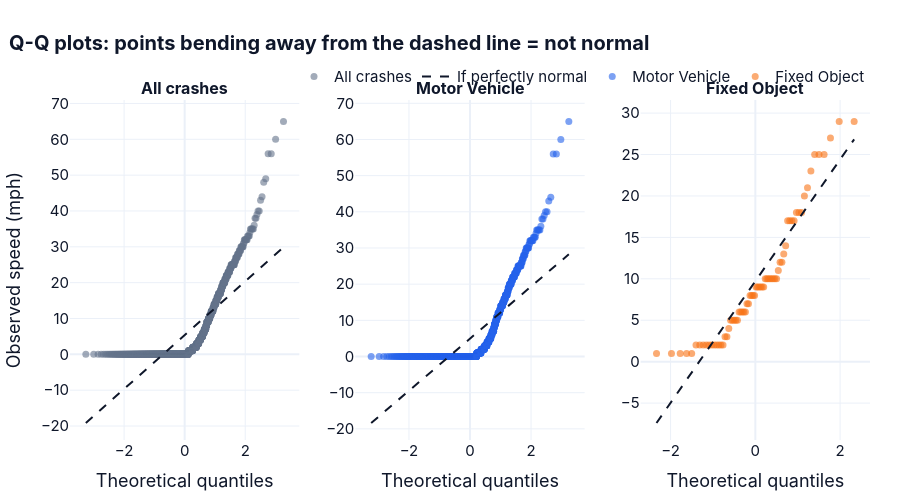

Write notebook code for a chart like this one.
### Markdown cell above
## ② 📈 Normality: Q-Q plot and Shapiro-Wilk test

### Code cell
analysis.normality_test()

### Figure 1 — Plotly figure (JSON) as saved in the notebook; plotly's stock layout.template omitted (floating-point values rounded to 4 significant figures; data arrays with more than 128 entries replaced by an {"elided": "..."} marker saying what was removed)
{"data": [{"marker": {"color": "#64748B", "opacity": 0.6, "size": 7}, "mode": "markers", "name": "All crashes", "type": "scatter", "x": {"elided": "1257 float values"}, "xaxis": "x", "y": {"elided": "1257 int values"}, "yaxis": "y"}, {"line": {"color": "#0F172A", "dash": "dash", "width": 2}, "mode": "lines", "name": "If perfectly normal", "showlegend": true, "type": "scatter", "x": [-3.263, 3.263], "xaxis": "x", "y": [-19.16, 29.87], "yaxis": "y"}, {"marker": {"color": "#2563EB", "opacity": 0.6, "size": 7}, "mode": "markers", "name": "Motor Vehicle", "type": "scatter", "x": {"elided": "1154 float values"}, "xaxis": "x2", "y": {"elided": "1154 int values"}, "yaxis": "y2"}, {"line": {"color": "#0F172A", "dash": "dash", "width": 2}, "mode": "lines", "name": "If perfectly normal", "showlegend": false, "type": "scatter", "x": [-3.239, 3.239], "xaxis": "x2", "y": [-18.38, 28.26], "yaxis": "y2"}, {"marker": {"color": "#F97316", "opacity": 0.6, "size": 7}, "mode": "markers", "name": "Fixed Object", "type": "scatter", "x": [-2.332, -1.979, -1.773, -1.623, -1.502, -1.4, -1.311, -1.231, -1.158, -1.091, -1.029, -0.97, -0.9145, -0.8616, -0.8111, -0.7625, -0.7157, -0.6704, -0.6265, -0.5837, -0.5419, -0.5011, -0.4611, -0.4219, -0.3832, -0.3452, -0.3076, -0.2704, -0.2337, -0.1972, -0.161, -0.125, -0.08918, -0.05346, -0.01781, 0.01781, 0.05346, 0.08918, 0.125, 0.161, 0.1972, 0.2337, 0.2704, 0.3076, 0.3452, 0.3832, 0.4219, 0.4611, 0.5011, 0.5419, 0.5837, 0.6265, 0.6704, 0.7157, 0.7625, 0.8111, 0.8616, 0.9145, 0.97, 1.029, 1.091, 1.158, 1.231, 1.311, 1.4, 1.502, 1.623, 1.773, 1.979, 2.332], "xaxis": "x3", "y": [1, 1, 1, 1, 1, 2, 2, 2, 2, 2, 2, 2, 2, 2, 2, 2, 3, 3, 4, 5, 5, 5, 5, 5, 6, 6, 6, 6, 6, 7, 7, 8, 8, 8, 8, 9, 9, 9, 9, 9, 9, 10, 10, 10, 10, 10, 10, 10, 10, 11, 12, 12, 13, 14, 17, 17, 17, 17, 18, 18, 18, 20, 21, 23, 25, 25, 25, 27, 29, 29], "yaxis": "y3"}, {"line": {"color": "#0F172A", "dash": "dash", "width": 2}, "mode": "lines", "name": "If perfectly normal", "showlegend": false, "type": "scatter", "x": [-2.332, 2.332], "xaxis": "x3", "y": [-7.401, 26.83], "yaxis": "y3"}], "layout": {"annotations": [{"font": {"size": 16}, "showarrow": false, "text": "<b>All crashes</b>", "x": 0.1433, "xanchor": "center", "xref": "paper", "y": 1, "yanchor": "bottom", "yref": "paper"}, {"font": {"size": 16}, "showarrow": false, "text": "<b>Motor Vehicle</b>", "x": 0.5, "xanchor": "center", "xref": "paper", "y": 1, "yanchor": "bottom", "yref": "paper"}, {"font": {"size": 16}, "showarrow": false, "text": "<b>Fixed Object</b>", "x": 0.8567, "xanchor": "center", "xref": "paper", "y": 1, "yanchor": "bottom", "yref": "paper"}], "font": {"color": "#0F172A", "family": "Inter, Segoe UI, Arial, sans-serif", "size": 15}, "height": 500, "legend": {"orientation": "h", "title": {}, "x": 1, "xanchor": "right", "y": 1.02, "yanchor": "bottom"}, "margin": {"b": 60, "l": 70, "r": 30, "t": 100}, "title": {"font": {"size": 20}, "text": "<b>Q-Q plots: points bending away from the dashed line = not normal</b>", "x": 0.01}, "xaxis": {"anchor": "y", "domain": [0, 0.2867], "title": {"text": "Theoretical quantiles"}}, "xaxis2": {"anchor": "y2", "domain": [0.3567, 0.6433], "title": {"text": "Theoretical quantiles"}}, "xaxis3": {"anchor": "y3", "domain": [0.7133, 1], "title": {"text": "Theoretical quantiles"}}, "yaxis": {"anchor": "x", "domain": [0, 1], "title": {"text": "Observed speed (mph)"}}, "yaxis2": {"anchor": "x2", "domain": [0, 1]}, "yaxis3": {"anchor": "x3", "domain": [0, 1]}}}
